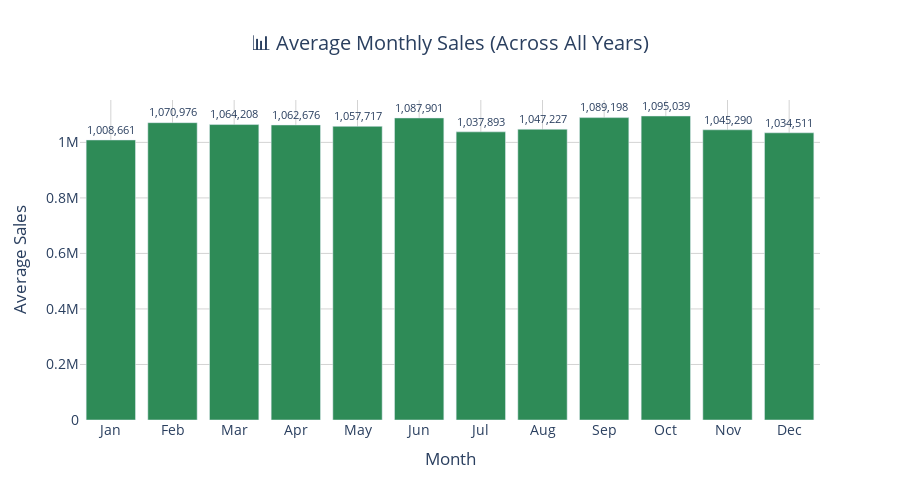

Notebook source saved alongside this figure:
### Code cell
# Section 3: Trend Analysis (Average Monthly Sales Across Years)

if "Date" in data.columns and "sales" in key_columns:
    # Ensure Date column is datetime
    data["Date"] = pd.to_datetime(data["Date"], errors="coerce")

    # Extract Month (1-12)
    data["Month"] = data["Date"].dt.month

    # Group by month (average sales across all years for each month)
    avg_monthly_sales = (
        data.groupby("Month")[key_columns["sales"]]
        .mean()
        .reset_index()
        .sort_values("Month")
    )

    # Month number → abbreviation mapping
    month_map = {i: calendar.month_abbr[i] for i in range(1, 13)}
    avg_monthly_sales["Month"] = avg_monthly_sales["Month"].astype(int).map(month_map)

    # Plot Average Monthly Sales Trend
    fig = px.bar(
        avg_monthly_sales,
        x="Month",
        y=key_columns["sales"],
        text=key_columns["sales"],
        title="📊 Average Monthly Sales (Across All Years)"
    )

    # Beautify chart
    fig.update_traces(
        texttemplate='%{text:,.0f}',
        textposition="outside",
        marker_color="seagreen"
    )
    fig.update_layout(
        autosize=False,
        width=900,
        height=500,
        xaxis_title="Month",
        yaxis_title="Average Sales",
        plot_bgcolor="white",
        font=dict(size=14),
        xaxis=dict(
            categoryorder="array",
            categoryarray=[calendar.month_abbr[i] for i in range(1, 13)],
            showgrid=True,
            gridcolor="lightgrey"
        ),
        yaxis=dict(showgrid=True, gridcolor="lightgrey"),
        title_x=0.5
    )

    fig.show()

### Figure 1 — Plotly figure (JSON) as saved in the notebook; plotly's stock layout.template omitted (floating-point values rounded to 4 significant figures)
{"data": [{"alignmentgroup": "True", "hovertemplate": "Month=%{x}<br>Weekly_Sales=%{text}<extra></extra>", "legendgroup": "", "marker": {"color": "seagreen", "pattern": {"shape": ""}}, "name": "", "offsetgroup": "", "orientation": "v", "showlegend": false, "text": [1009000.0, 1071000.0, 1064000.0, 1063000.0, 1058000.0, 1088000.0, 1038000.0, 1047000.0, 1089000.0, 1095000.0, 1045000.0, 1035000.0], "textposition": "outside", "texttemplate": "%{text:,.0f}", "type": "bar", "x": ["Jan", "Feb", "Mar", "Apr", "May", "Jun", "Jul", "Aug", "Sep", "Oct", "Nov", "Dec"], "xaxis": "x", "y": [1009000.0, 1071000.0, 1064000.0, 1063000.0, 1058000.0, 1088000.0, 1038000.0, 1047000.0, 1089000.0, 1095000.0, 1045000.0, 1035000.0], "yaxis": "y"}], "layout": {"autosize": false, "barmode": "relative", "font": {"size": 14}, "height": 500, "legend": {"tracegroupgap": 0}, "plot_bgcolor": "white", "title": {"text": "📊 Average Monthly Sales (Across All Years)", "x": 0.5}, "width": 900, "xaxis": {"anchor": "y", "autorange": true, "categoryarray": ["Jan", "Feb", "Mar", "Apr", "May", "Jun", "Jul", "Aug", "Sep", "Oct", "Nov", "Dec"], "categoryorder": "array", "domain": [0, 1], "gridcolor": "lightgrey", "range": [-0.5, 11.5], "showgrid": true, "title": {"text": "Month"}, "type": "category"}, "yaxis": {"anchor": "x", "autorange": true, "domain": [0, 1], "gridcolor": "lightgrey", "range": [0, 1153000.0], "showgrid": true, "title": {"text": "Average Sales"}, "type": "linear"}}}
